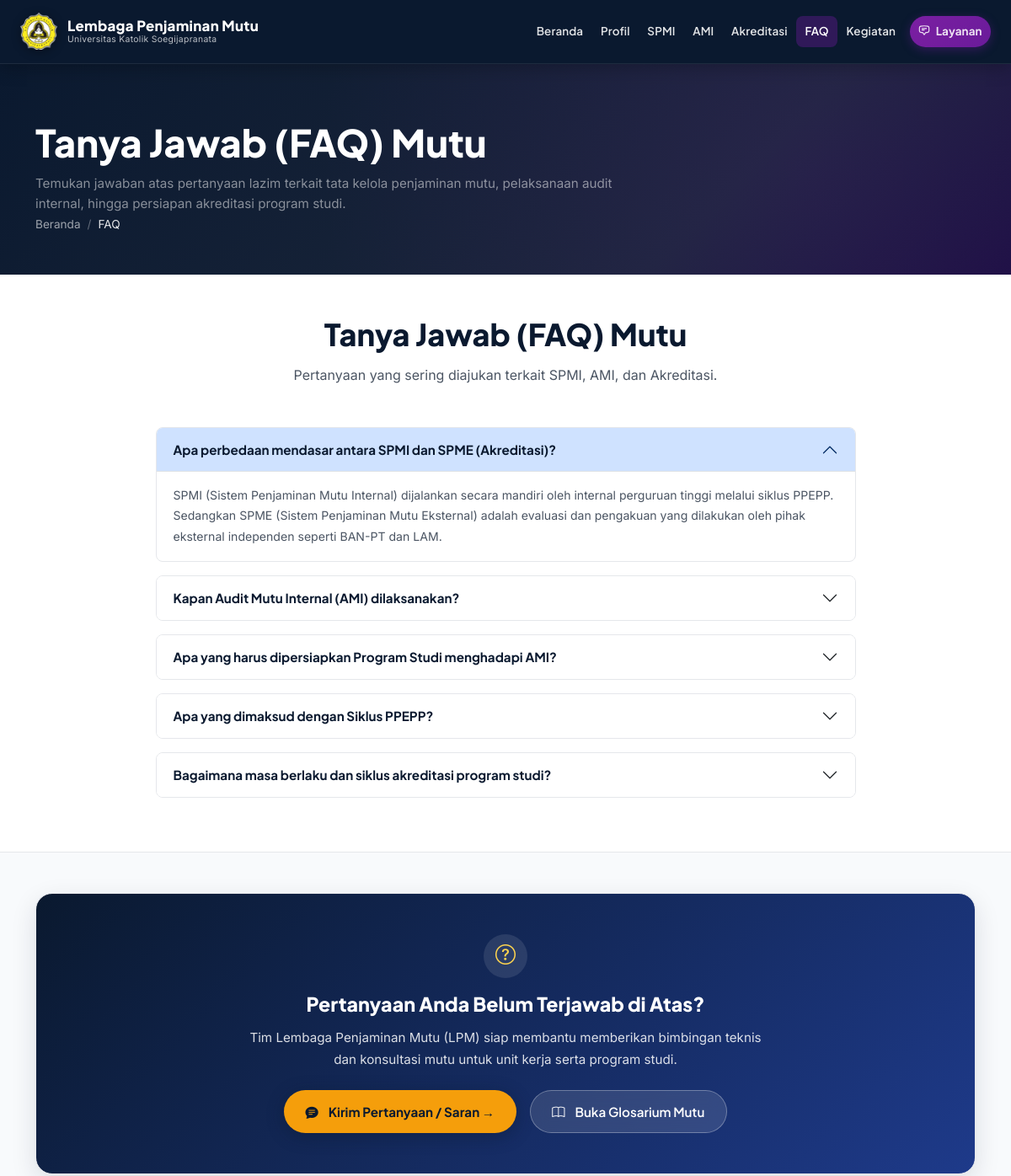
Page /faq.php (upper part) on the earlier database version.
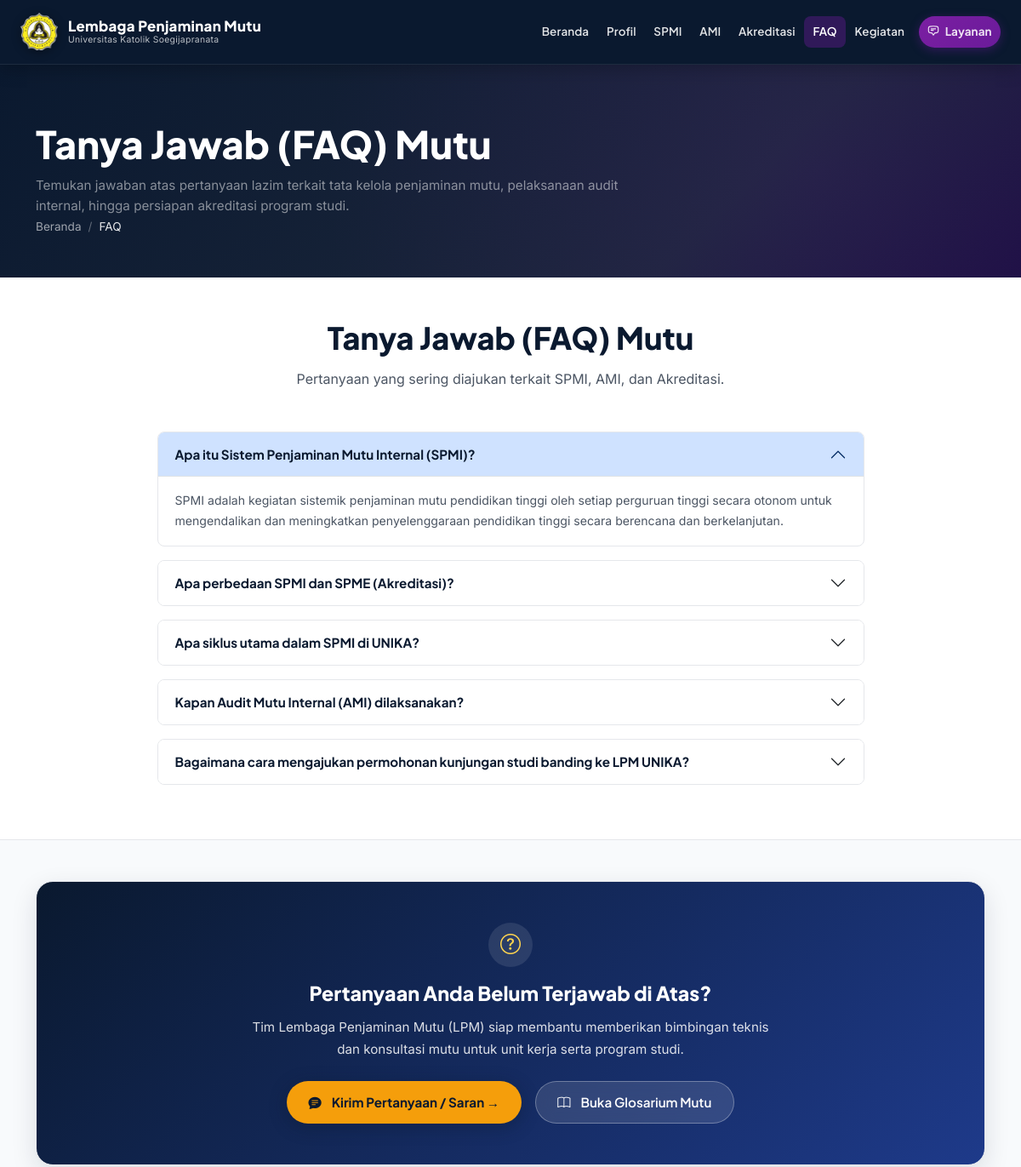
Same page on the later database version.
### tables this page shows
CREATE TABLE `faqs` (
  `id` int(11) NOT NULL AUTO_INCREMENT,
  `pertanyaan` varchar(255) NOT NULL,
  `jawaban` text NOT NULL,
  `kategori` varchar(100) DEFAULT 'Umum',
  `urutan` int(11) DEFAULT 1,
  `is_active` tinyint(1) DEFAULT 1,
  `created_at` timestamp NOT NULL DEFAULT current_timestamp(),
  PRIMARY KEY (`id`)
);

### includes/knowledge-sections.php (the view, shortened to what this page needs)
<?php
function renderKnowledgeSection($type, $block = [], $is_builder = false) {
    $bg   = !empty($block['bg_color']) ? "background-color: {$block['bg_color']} !important;" : "";
    $tc   = !empty($block['text_color']) ? "color: {$block['text_color']} !important;" : "";
    switch ($type) {
            ?>
            <?php
        case 'knowledge_faq':
            try {
                $db_faq = getDB();
                $faqs_db = $db_faq->query("SELECT pertanyaan, jawaban, kategori FROM faqs WHERE is_active = 1 ORDER BY urutan ASC, id ASC")->fetchAll(PDO::FETCH_ASSOC);
            } catch (Exception $e) {
                $faqs_db = [];
            }
            if (!empty($faqs_db)) {
                $faqs = array_map(function($f) {
                    return [$f['pertanyaan'], $f['jawaban'], $f['kategori'] ?? 'Umum'];
                }, $faqs_db);
            }
            ?>
            <section class="py-5" style="background:#ffffff;border-bottom:1px solid var(--border);<?= $bg ?><?= $tc ?>" id="faq-section">
                <div class="container">
                    <div class="text-center mb-5">
                        <h2 class="section-title"><?= htmlspecialchars($block['title'] ?? 'Tanya Jawab (FAQ) Mutu') ?></h2>
                        <p class="section-desc mx-auto"><?= htmlspecialchars($block['subtitle'] ?? 'Pertanyaan yang sering diajukan terkait SPMI, AMI, dan Akreditasi.') ?></p>
                    </div>
                    <div class="row justify-content-center">
                        <div class="col-lg-9">
                            <div class="accordion" id="accordionFaq">
                                <?php foreach ($faqs as $i => $faq): ?>
                                <div class="accordion-item mb-3" style="border:1px solid var(--border);border-radius:var(--radius-sm);overflow:hidden;">
                                    <h2 class="accordion-header">
                                        <button class="accordion-button <?= $i > 0 ? 'collapsed' : '' ?>" type="button" data-bs-toggle="collapse" data-bs-target="#faq-<?= $i ?>" style="font-family:var(--font-heading);font-weight:700;color:var(--navy);font-size:0.95rem;">
                                            <?= htmlspecialchars($faq[0]) ?>
                                        </button>
                                    </h2>
                                    <div id="faq-<?= $i ?>" class="accordion-collapse collapse <?= $i === 0 ? 'show' : '' ?>" data-bs-parent="#accordionFaq">
                                        <div class="accordion-body" style="font-size:0.88rem;color:var(--text-muted);line-height:1.75;">
                                            <?= htmlspecialchars($faq[1]) ?>
                                        </div>
                                    </div>
                                </div>
                                <?php endforeach; ?>
                            </div>
                        </div>
                    </div>
                </div>
            </section>
            <?php
            break;
    }
}

### includes/header.php (shortened to what this page needs)
<!DOCTYPE html>
<html lang="id">
<head>
    <link href="https://cdn.jsdelivr.net/npm/bootstrap@5.3.3/dist/css/bootstrap.min.css" rel="stylesheet">
    <link rel="stylesheet" href="https://cdn.jsdelivr.net/npm/bootstrap-icons@1.11.3/font/bootstrap-icons.min.css">
    <link rel="stylesheet" href="<?= SITE_URL ?>/assets/css/style.css?v=<?= filemtime(__DIR__ . '/../assets/css/style.css') ?>">
</head>
<body>

### includes/navbar.php (shortened to what this page needs)
<?php
$current_page = basename($_SERVER['PHP_SELF'], '.php');
?>
<nav id="main-navbar" class="navbar navbar-expand-xl sticky-top">
    <div class="container-fluid px-lg-4">
        <a class="navbar-brand" href="<?= SITE_URL ?>/">
            <div class="brand-logo-wrap">
                <img src="<?= SITE_URL ?>/assets/images/logo-unika.png" alt="Logo UNIKA Soegijapranata" class="brand-logo-img">
            </div>
            <div class="brand-text-wrap">
                <div class="brand-title">Lembaga Penjaminan Mutu</div>
                <div class="brand-subtitle">Universitas Katolik Soegijapranata</div>
            </div>
        </a>
        <div class="collapse navbar-collapse" id="navbarMain">
            <ul class="navbar-nav ms-auto align-items-xl-center">
                <li class="nav-item">
                    <a class="nav-link <?= $current_page === 'index' ? 'active' : '' ?>" href="<?= SITE_URL ?>/">
                        Beranda
                    </a>
                </li>
                <li class="nav-item dropdown nav-hover-dropdown">
                    <a class="nav-link dropdown-toggle <?= in_array($current_page, ['profil', 'profil-sejarah', 'visi-misi', 'struktur-organisasi']) ? 'active' : '' ?>" href="<?= SITE_URL ?>/profil.php" id="navbarProfil" role="button" data-bs-toggle="dropdown" aria-expanded="false">
                        Profil
                    </a>
                </li>
                <li class="nav-item">
                    <a class="nav-link <?= $current_page === 'spmi' ? 'active' : '' ?>" href="<?= SITE_URL ?>/spmi.php">
                        SPMI
                    </a>
                </li>
                <li class="nav-item dropdown nav-hover-dropdown">
                    <a class="nav-link dropdown-toggle <?= in_array($current_page, ['ami', 'siklus-ami']) ? 'active' : '' ?>" href="<?= SITE_URL ?>/ami.php" id="navbarAmi" role="button" data-bs-toggle="dropdown" aria-expanded="false">
                        AMI
                    </a>
                </li>
                <li class="nav-item dropdown nav-hover-dropdown">
                    <a class="nav-link dropdown-toggle <?= in_array($current_page, ['akreditasi', 'akreditasi-institusi', 'lembaga-akreditasi', 'penghargaan', 'akreditasi-prodi']) ? 'active' : '' ?>" href="<?= SITE_URL ?>/akreditasi.php" id="navbarAkreditasi" role="button" data-bs-toggle="dropdown" aria-expanded="false">
                        Akreditasi
                    </a>
                </li>
                <li class="nav-item dropdown nav-hover-dropdown">
                    <a class="nav-link dropdown-toggle <?= in_array($current_page, ['faq', 'glosarium', 'kalender-mutu', 'buletin', 'knowledge']) ? 'active' : '' ?>" href="<?= SITE_URL ?>/faq.php" id="navbarFAQ" role="button" data-bs-toggle="dropdown" aria-expanded="false">
                        FAQ
                    </a>
                </li>
                <li class="nav-item">
                    <a class="nav-link <?= in_array($current_page, ['berita', 'berita-detail']) ? 'active' : '' ?>" href="<?= SITE_URL ?>/berita.php">
                        Kegiatan
                    </a>
                </li>
                <li class="nav-item dropdown nav-hover-dropdown">
                    <a class="nav-link nav-cta dropdown-toggle <?= in_array($current_page, ['layanan', 'kunjungan', 'pelatihan-eksternal', 'pelatihan', 'survei-kepuasan', 'feedback-kunjungan', 'kritik-saran']) ? 'active' : '' ?>" href="<?= SITE_URL ?>/layanan.php" id="navbarLayanan" role="button" data-bs-toggle="dropdown" aria-expanded="false">
                        Layanan
                    </a>
                </li>
            </ul>
        </div>
    </div>
</nav>

### faq.php (shortened to what this page needs)
<?php
require_once __DIR__ . '/config/database.php';
require_once __DIR__ . '/includes/header.php';
require_once __DIR__ . '/includes/navbar.php';
require_once __DIR__ . '/includes/knowledge-sections.php';
?>
<div class="page-banner">
    <div class="container position-relative">
        <h1 class="page-banner-title">Tanya Jawab (FAQ) Mutu</h1>
        <p class="text-white-50 mt-2 mb-0" style="max-width:700px;font-size:0.95rem;line-height:1.6;">
            Temukan jawaban atas pertanyaan lazim terkait tata kelola penjaminan mutu, pelaksanaan audit internal, hingga persiapan akreditasi program studi.
        </p>
        <div class="breadcrumb-lpm">
            <a href="<?= SITE_URL ?>/">Beranda</a>
            <span>/</span>
            <span class="current">FAQ</span>
        </div>
    </div>
</div>
<?php
renderKnowledgeSection('knowledge_faq', [], false);
?>
<section class="py-5" style="background:#F8FAFC;border-bottom:1px solid var(--border);">
    <div class="container">
        <div class="card-lpm p-4 p-md-5 text-center" style="background:linear-gradient(135deg, #0A192F, #1E3A8A);border-radius:var(--radius-lg);color:#ffffff;box-shadow:0 10px 30px rgba(10,25,47,0.12);">
            <div class="d-inline-flex align-items-center justify-content-center mb-3" style="width:52px;height:52px;background:rgba(255,255,255,0.1);border-radius:50%;color:#FFD54F;font-size:1.5rem;">
                <i class="bi bi-question-circle"></i>
            </div>
            <h3 style="font-family:var(--font-heading);font-weight:800;font-size:1.45rem;color:#ffffff;margin-bottom:0.75rem;">
                Pertanyaan Anda Belum Terjawab di Atas?
            </h3>
            <p style="color:rgba(255,255,255,0.85);font-size:0.95rem;max-width:620px;margin:0 auto 1.5rem;line-height:1.7;">
                Tim Lembaga Penjaminan Mutu (LPM) siap membantu memberikan bimbingan teknis dan konsultasi mutu untuk unit kerja serta program studi.
            </p>
            <div class="d-flex justify-content-center gap-3 flex-wrap">
                <a href="<?= SITE_URL ?>/layanan.php#kritik-saran" class="btn-hero-primary" style="background:var(--gold);color:var(--navy);font-weight:700;padding:0.7rem 1.6rem;text-decoration:none;border-radius:30px;">
                    <i class="bi bi-chat-text-fill me-1"></i> Kirim Pertanyaan / Saran &rarr;
                </a>
                <a href="<?= SITE_URL ?>/glosarium.php" class="btn-hero-secondary" style="background:rgba(255,255,255,0.12);border:1px solid rgba(255,255,255,0.3);color:#fff;padding:0.7rem 1.6rem;text-decoration:none;border-radius:30px;">
                    <i class="bi bi-book me-1"></i> Buka Glosarium Mutu
                </a>
            </div>
        </div>
    </div>
</section>
<?php require_once __DIR__ . '/includes/footer.php'; ?>

### includes/footer.php (shortened to what this page needs)
</body>
</html>

Differences in the rows shown:
removed faqs: pertanyaan "Apa perbedaan mendasar antara SPMI dan SPME (Akreditasi)?", jawaban "SPMI (Sistem Penjaminan Mutu Internal) dijalankan secara mandiri oleh internal perguruan tinggi melalui siklus PPEPP. Sedangkan SPME (Sistem Penjaminan Mutu Eksternal) adalah evaluasi dan pengakuan yang dilakukan oleh pihak eksternal independen seperti BAN-PT dan LAM."
removed faqs: pertanyaan "Apa yang harus dipersiapkan Program Studi menghadapi AMI?"
removed faqs: pertanyaan "Apa yang dimaksud dengan Siklus PPEPP?"
removed faqs: pertanyaan "Bagaimana masa berlaku dan siklus akreditasi program studi?"
added faqs: pertanyaan "Apa itu Sistem Penjaminan Mutu Internal (SPMI)?", jawaban "SPMI adalah kegiatan sistemik penjaminan mutu pendidikan tinggi oleh setiap perguruan tinggi secara otonom untuk mengendalikan dan meningkatkan penyelenggaraan pendidikan tinggi secara berencana dan berkelanjutan."
added faqs: pertanyaan "Apa perbedaan SPMI dan SPME (Akreditasi)?"
added faqs: pertanyaan "Apa siklus utama dalam SPMI di UNIKA?"
added faqs: pertanyaan "Bagaimana cara mengajukan permohonan kunjungan studi banding ke LPM UNIKA?"
